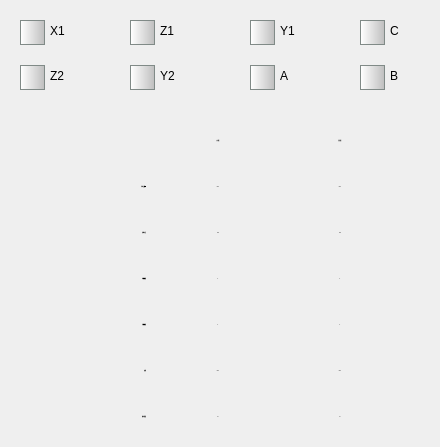
     <widget class="QWidget" name="tabPortCustomize">
      <attribute name="title">
       <string>伺服</string>
      </attribute>
      <widget class="QLabel" name="label_6">
       <property name="geometry">
        <rect>
         <x>50</x>
         <y>15</y>
         <width>41</width>
         <height>31</height>
        </rect>
       </property>
       <property name="text">
        <string>X1</string>
       </property>
      </widget>
      <widget class="QCheckBox" name="cb1">
       <property name="geometry">
        <rect>
         <x>20</x>
         <y>20</y>
         <width>25</width>
         <height>25</height>
        </rect>
       </property>
       <property name="minimumSize">
        <size>
         <width>25</width>
         <height>25</height>
        </size>
       </property>
       <property name="maximumSize">
        <size>
         <width>25</width>
         <height>25</height>
        </size>
       </property>
       <property name="styleSheet">
        <string notr="true">
QCheckBox::indicator {
		width:23px; height: 23px;
        background-color: qlineargradient(x1 : 0, y1 : 0, x2 : 1, y2 : 0,stop : 0 #FFFFFF, stop: 1 #C0C0C0); 
    }
QCheckBox::indicator:checked {
background-color: qlineargradient(x1 : 0, y1 : 0, x2 : 1, y2 : 0,stop : 0 #F8F8FF, stop: 1 #1E90FF); 
        image: url(:/images/check_mark1.png);
        border-image: none;
    }
QCheckBox{
border: 1px solid #808A87;
}</string>
       </property>
       <property name="text">
        <string/>
       </property>
       <property name="iconSize">
        <size>
         <width>10</width>
         <height>10</height>
        </size>
       </property>
      </widget>
      <widget class="QCheckBox" name="cb1_2">
       <property name="geometry">
        <rect>
         <x>130</x>
         <y>20</y>
         <width>25</width>
         <height>25</height>
        </rect>
       </property>
       <property name="minimumSize">
        <size>
         <width>25</width>
         <height>25</height>
        </size>
       </property>
       <property name="maximumSize">
        <size>
         <width>25</width>
         <height>25</height>
        </size>
       </property>
       <property name="styleSheet">
        <string notr="true">
QCheckBox::indicator {
		width:23px; height: 23px;
        background-color: qlineargradient(x1 : 0, y1 : 0, x2 : 1, y2 : 0,stop : 0 #FFFFFF, stop: 1 #C0C0C0); 
    }
QCheckBox::indicator:checked {
background-color: qlineargradient(x1 : 0, y1 : 0, x2 : 1, y2 : 0,stop : 0 #F8F8FF, stop: 1 #1E90FF); 
        image: url(:/images/check_mark1.png);
        border-image: none;
    }
QCheckBox{
border: 1px solid #808A87;
}</string>
       </property>
       <property name="text">
        <string/>
       </property>
       <property name="iconSize">
        <size>
         <width>10</width>
         <height>10</height>
        </size>
       </property>
      </widget>
      <widget class="QLabel" name="label_7">
       <property name="geometry">
        <rect>
         <x>160</x>
         <y>15</y>
         <width>41</width>
         <height>31</height>
        </rect>
       </property>
       <property name="text">
        <string>Z1</string>
       </property>
      </widget>
      <widget class="QLabel" name="label_8">
       <property name="geometry">
        <rect>
         <x>390</x>
         <y>15</y>
         <width>41</width>
         <height>31</height>
        </rect>
       </property>
       <property name="text">
        <string>C</string>
       </property>
      </widget>
      <widget class="QCheckBox" name="cb1_3">
       <property name="geometry">
        <rect>
         <x>360</x>
         <y>20</y>
         <width>25</width>
         <height>25</height>
        </rect>
       </property>
       <property name="minimumSize">
        <size>
         <width>25</width>
         <height>25</height>
        </size>
       </property>
       <property name="maximumSize">
        <size>
         <width>25</width>
         <height>25</height>
        </size>
       </property>
       <property name="styleSheet">
        <string notr="true">
QCheckBox::indicator {
		width:23px; height: 23px;
        background-color: qlineargradient(x1 : 0, y1 : 0, x2 : 1, y2 : 0,stop : 0 #FFFFFF, stop: 1 #C0C0C0); 
    }
QCheckBox::indicator:checked {
background-color: qlineargradient(x1 : 0, y1 : 0, x2 : 1, y2 : 0,stop : 0 #F8F8FF, stop: 1 #1E90FF); 
        image: url(:/images/check_mark1.png);
        border-image: none;
    }
QCheckBox{
border: 1px solid #808A87;
}</string>
       </property>
       <property name="text">
        <string/>
       </property>
       <property name="iconSize">
        <size>
         <width>10</width>
         <height>10</height>
        </size>
       </property>
      </widget>
      <widget class="QCheckBox" name="cb1_4">
       <property name="geometry">
        <rect>
         <x>250</x>
         <y>20</y>
         <width>25</width>
         <height>25</height>
        </rect>
       </property>
       <property name="minimumSize">
        <size>
         <width>25</width>
         <height>25</height>
        </size>
       </property>
       <property name="maximumSize">
        <size>
         <width>25</width>
         <height>25</height>
        </size>
       </property>
       <property name="styleSheet">
        <string notr="true">
QCheckBox::indicator {
		width:23px; height: 23px;
        background-color: qlineargradient(x1 : 0, y1 : 0, x2 : 1, y2 : 0,stop : 0 #FFFFFF, stop: 1 #C0C0C0); 
    }
QCheckBox::indicator:checked {
background-color: qlineargradient(x1 : 0, y1 : 0, x2 : 1, y2 : 0,stop : 0 #F8F8FF, stop: 1 #1E90FF); 
        image: url(:/images/check_mark1.png);
        border-image: none;
    }
QCheckBox{
border: 1px solid #808A87;
}</string>
       </property>
       <property name="text">
        <string/>
       </property>
       <property name="iconSize">
        <size>
         <width>10</width>
         <height>10</height>
        </size>
       </property>
      </widget>
      <widget class="QLabel" name="label_9">
       <property name="geometry">
        <rect>
         <x>280</x>
         <y>15</y>
         <width>41</width>
         <height>31</height>
        </rect>
       </property>
       <property name="text">
        <string>Y1</string>
       </property>
      </widget>
      <widget class="QLabel" name="label_10">
       <property name="geometry">
        <rect>
         <x>280</x>
         <y>60</y>
         <width>41</width>
         <height>31</height>
        </rect>
       </property>
       <property name="text">
        <string>A</string>
       </property>
      </widget>
      <widget class="QLabel" name="label_11">
       <property name="geometry">
        <rect>
         <x>160</x>
         <y>60</y>
         <width>41</width>
         <height>31</height>
        </rect>
       </property>
       <property name="text">
        <string>Y2</string>
       </property>
      </widget>
      <widget class="QCheckBox" name="cb1_5">
       <property name="geometry">
        <rect>
         <x>250</x>
         <y>65</y>
         <width>25</width>
         <height>25</height>
        </rect>
       </property>
       <property name="minimumSize">
        <size>
         <width>25</width>
         <height>25</height>
        </size>
       </property>
       <property name="maximumSize">
        <size>
         <width>25</width>
         <height>25</height>
        </size>
       </property>
       <property name="styleSheet">
        <string notr="true">
QCheckBox::indicator {
		width:23px; height: 23px;
        background-color: qlineargradient(x1 : 0, y1 : 0, x2 : 1, y2 : 0,stop : 0 #FFFFFF, stop: 1 #C0C0C0); 
    }
QCheckBox::indicator:checked {
background-color: qlineargradient(x1 : 0, y1 : 0, x2 : 1, y2 : 0,stop : 0 #F8F8FF, stop: 1 #1E90FF); 
        image: url(:/images/check_mark1.png);
        border-image: none;
    }
QCheckBox{
border: 1px solid #808A87;
}</string>
       </property>
       <property name="text">
        <string/>
       </property>
       <property name="iconSize">
        <size>
         <width>10</width>
         <height>10</height>
        </size>
       </property>
      </widget>
      <widget class="QCheckBox" name="cb1_6">
       <property name="geometry">
        <rect>
         <x>360</x>
         <y>65</y>
         <width>25</width>
         <height>25</height>
        </rect>
       </property>
       <property name="minimumSize">
        <size>
         <width>25</width>
         <height>25</height>
        </size>
       </property>
       <property name="maximumSize">
        <size>
         <width>25</width>
         <height>25</height>
        </size>
       </property>
       <property name="styleSheet">
        <string notr="true">
QCheckBox::indicator {
		width:23px; height: 23px;
        background-color: qlineargradient(x1 : 0, y1 : 0, x2 : 1, y2 : 0,stop : 0 #FFFFFF, stop: 1 #C0C0C0); 
    }
QCheckBox::indicator:checked {
background-color: qlineargradient(x1 : 0, y1 : 0, x2 : 1, y2 : 0,stop : 0 #F8F8FF, stop: 1 #1E90FF); 
        image: url(:/images/check_mark1.png);
        border-image: none;
    }
QCheckBox{
border: 1px solid #808A87;
}</string>
       </property>
       <property name="text">
        <string/>
       </property>
       <property name="iconSize">
        <size>
         <width>10</width>
         <height>10</height>
        </size>
       </property>
      </widget>
      <widget class="QCheckBox" name="cb1_7">
       <property name="geometry">
        <rect>
         <x>130</x>
         <y>65</y>
         <width>25</width>
         <height>25</height>
        </rect>
       </property>
       <property name="minimumSize">
        <size>
         <width>25</width>
         <height>25</height>
        </size>
       </property>
       <property name="maximumSize">
        <size>
         <width>25</width>
         <height>25</height>
        </size>
       </property>
       <property name="styleSheet">
        <string notr="true">
QCheckBox::indicator {
		width:23px; height: 23px;
        background-color: qlineargradient(x1 : 0, y1 : 0, x2 : 1, y2 : 0,stop : 0 #FFFFFF, stop: 1 #C0C0C0); 
    }
QCheckBox::indicator:checked {
background-color: qlineargradient(x1 : 0, y1 : 0, x2 : 1, y2 : 0,stop : 0 #F8F8FF, stop: 1 #1E90FF); 
        image: url(:/images/check_mark1.png);
        border-image: none;
    }
QCheckBox{
border: 1px solid #808A87;
}</string>
       </property>
       <property name="text">
        <string/>
       </property>
       <property name="iconSize">
        <size>
         <width>10</width>
         <height>10</height>
        </size>
       </property>
      </widget>
      <widget class="QCheckBox" name="cb1_8">
       <property name="geometry">
        <rect>
         <x>20</x>
         <y>65</y>
         <width>25</width>
         <height>25</height>
        </rect>
       </property>
       <property name="minimumSize">
        <size>
         <width>25</width>
         <height>25</height>
        </size>
       </property>
       <property name="maximumSize">
        <size>
         <width>25</width>
         <height>25</height>
        </size>
       </property>
       <property name="styleSheet">
        <string notr="true">
QCheckBox::indicator {
		width:23px; height: 23px;
        background-color: qlineargradient(x1 : 0, y1 : 0, x2 : 1, y2 : 0,stop : 0 #FFFFFF, stop: 1 #C0C0C0); 
    }
QCheckBox::indicator:checked {
background-color: qlineargradient(x1 : 0, y1 : 0, x2 : 1, y2 : 0,stop : 0 #F8F8FF, stop: 1 #1E90FF); 
        image: url(:/images/check_mark1.png);
        border-image: none;
    }
QCheckBox{
border: 1px solid #808A87;
}</string>
       </property>
       <property name="text">
        <string/>
       </property>
       <property name="iconSize">
        <size>
         <width>10</width>
         <height>10</height>
        </size>
       </property>
      </widget>
      <widget class="QLabel" name="label_12">
       <property name="geometry">
        <rect>
         <x>50</x>
         <y>60</y>
         <width>41</width>
         <height>31</height>
        </rect>
       </property>
       <property name="text">
        <string>Z2</string>
       </property>
      </widget>
      <widget class="QLabel" name="label_13">
       <property name="geometry">
        <rect>
         <x>390</x>
         <y>60</y>
         <width>41</width>
         <height>31</height>
        </rect>
       </property>
       <property name="text">
        <string>B</string>
       </property>
      </widget>
      <widget class="QWidget" name="gridLayoutWidget_21">
       <property name="geometry">
        <rect>
         <x>10</x>
         <y>120</y>
         <width>397</width>
         <height>318</height>
        </rect>
       </property>
       <layout class="QGridLayout" name="gridLayout_21" rowstretch="0,0,0,0,0,0,0" columnstretch="0,0,0">
        <item row="5" column="0">
         <widget class="QLabel" name="label_337">
          <property name="minimumSize">
           <size>
            <width>120</width>
            <height>40</height>
           </size>
          </property>
          <property name="maximumSize">
           <size>
            <width>120</width>
            <height>40</height>
           </size>
          </property>
          <property name="font">
           <font>
            <family>SimSun</family>
            <pointsize>-1</pointsize>
           </font>
          </property>
          <property name="autoFillBackground">
           <bool>false</bool>
          </property>
          <property name="frameShadow">
           <enum>QFrame::Plain</enum>
          </property>
          <property name="text">
           <string>转矩</string>
          </property>
          <property name="scaledContents">
           <bool>true</bool>
          </property>
          <property name="alignment">
           <set>Qt::AlignRight|Qt::AlignTrailing|Qt::AlignVCenter</set>
          </property>
         </widget>
        </item>
        <item row="0" column="1">
         <widget class="QLabel" name="label_264">
          <property name="minimumSize">
           <size>
            <width>100</width>
            <height>40</height>
           </size>
          </property>
          <property name="maximumSize">
           <size>
            <width>100</width>
            <height>40</height>
           </size>
          </property>
          <property name="font">
           <font>
            <family>SimSun</family>
            <pointsize>-1</pointsize>
           </font>
          </property>
          <property name="frameShadow">
           <enum>QFrame::Plain</enum>
          </property>
          <property name="text">
           <string>实时值</string>
          </property>
          <property name="alignment">
           <set>Qt::AlignCenter</set>
          </property>
         </widget>
        </item>
        <item row="1" column="0">
         <widget class="QLabel" name="label_267">
          <property name="minimumSize">
           <size>
            <width>120</width>
            <height>40</height>
           </size>
          </property>
          <property name="maximumSize">
           <size>
            <width>120</width>
            <height>40</height>
           </size>
          </property>
          <property name="font">
           <font>
            <family>SimSun</family>
            <pointsize>-1</pointsize>
           </font>
          </property>
          <property name="autoFillBackground">
           <bool>false</bool>
          </property>
          <property name="frameShadow">
           <enum>QFrame::Plain</enum>
          </property>
          <property name="text">
           <string>平均负载率</string>
          </property>
          <property name="scaledContents">
           <bool>true</bool>
          </property>
          <property name="alignment">
           <set>Qt::AlignRight|Qt::AlignTrailing|Qt::AlignVCenter</set>
          </property>
         </widget>
        </item>
        <item row="4" column="0">
         <widget class="QLabel" name="label_336">
          <property name="minimumSize">
           <size>
            <width>120</width>
            <height>40</height>
           </size>
          </property>
          <property name="maximumSize">
           <size>
            <width>120</width>
            <height>40</height>
           </size>
          </property>
          <property name="font">
           <font>
            <family>SimSun</family>
            <pointsize>-1</pointsize>
           </font>
          </property>
          <property name="autoFillBackground">
           <bool>false</bool>
          </property>
          <property name="frameShadow">
           <enum>QFrame::Plain</enum>
          </property>
          <property name="text">
           <string>多圈数据</string>
          </property>
          <property name="scaledContents">
           <bool>true</bool>
          </property>
          <property name="alignment">
           <set>Qt::AlignRight|Qt::AlignTrailing|Qt::AlignVCenter</set>
          </property>
         </widget>
        </item>
        <item row="6" column="0">
         <widget class="QLabel" name="label_338">
          <property name="minimumSize">
           <size>
            <width>120</width>
            <height>40</height>
           </size>
          </property>
          <property name="maximumSize">
           <size>
            <width>120</width>
            <height>40</height>
           </size>
          </property>
          <property name="font">
           <font>
            <family>SimSun</family>
            <pointsize>-1</pointsize>
           </font>
          </property>
          <property name="autoFillBackground">
           <bool>false</bool>
          </property>
          <property name="frameShadow">
           <enum>QFrame::Plain</enum>
          </property>
          <property name="text">
           <string>驱动温度</string>
          </property>
          <property name="scaledContents">
           <bool>true</bool>
          </property>
          <property name="alignment">
           <set>Qt::AlignRight|Qt::AlignTrailing|Qt::AlignVCenter</set>
          </property>
         </widget>
        </item>
        <item row="2" column="0">
         <widget class="QLabel" name="label_269">
          <property name="minimumSize">
           <size>
            <width>120</width>
            <height>40</height>
           </size>
          </property>
          <property name="maximumSize">
           <size>
            <width>120</width>
            <height>40</height>
           </size>
          </property>
          <property name="font">
           <font>
            <family>SimSun</family>
            <pointsize>-1</pointsize>
           </font>
          </property>
          <property name="autoFillBackground">
           <bool>false</bool>
          </property>
          <property name="frameShadow">
           <enum>QFrame::Plain</enum>
          </property>
          <property name="text">
           <string>母线电压</string>
          </property>
          <property name="scaledContents">
           <bool>true</bool>
          </property>
          <property name="alignment">
           <set>Qt::AlignRight|Qt::AlignTrailing|Qt::AlignVCenter</set>
          </property>
         </widget>
        </item>
        <item row="3" column="0">
         <widget class="QLabel" name="label_270">
          <property name="minimumSize">
           <size>
            <width>120</width>
            <height>40</height>
           </size>
          </property>
          <property name="maximumSize">
           <size>
            <width>120</width>
            <height>40</height>
           </size>
          </property>
          <property name="font">
           <font>
            <family>SimSun</family>
            <pointsize>-1</pointsize>
           </font>
          </property>
          <property name="autoFillBackground">
           <bool>false</bool>
          </property>
          <property name="frameShadow">
           <enum>QFrame::Plain</enum>
          </property>
          <property name="text">
           <string>单圈数据</string>
          </property>
          <property name="scaledContents">
           <bool>true</bool>
          </property>
          <property name="alignment">
           <set>Qt::AlignRight|Qt::AlignTrailing|Qt::AlignVCenter</set>
          </property>
         </widget>
        </item>
        <item row="0" column="2">
         <widget class="QLabel" name="label_265">
          <property name="minimumSize">
           <size>
            <width>100</width>
            <height>40</height>
           </size>
          </property>
          <property name="maximumSize">
           <size>
            <width>100</width>
            <height>40</height>
           </size>
          </property>
          <property name="font">
           <font>
            <family>SimSun</family>
            <pointsize>-1</pointsize>
           </font>
          </property>
          <property name="frameShadow">
           <enum>QFrame::Plain</enum>
          </property>
          <property name="text">
           <string>最大值</string>
          </property>
          <property name="alignment">
           <set>Qt::AlignCenter</set>
          </property>
         </widget>
        </item>
        <item row="1" column="1">
         <widget class="QLabel" name="label_266">
          <property name="minimumSize">
           <size>
            <width>100</width>
            <height>40</height>
           </size>
          </property>
          <property name="maximumSize">
           <size>
            <width>100</width>
            <height>40</height>
           </size>
          </property>
          <property name="font">
           <font>
            <family>SimSun</family>
            <pointsize>-1</pointsize>
           </font>
          </property>
          <property name="frameShadow">
           <enum>QFrame::Plain</enum>
          </property>
          <property name="text">
           <string>0.0%</string>
          </property>
          <property name="alignment">
           <set>Qt::AlignCenter</set>
          </property>
         </widget>
        </item>
        <item row="1" column="2">
         <widget class="QLabel" name="label_342">
          <property name="minimumSize">
           <size>
            <width>100</width>
            <height>40</height>
           </size>
          </property>
          <property name="maximumSize">
           <size>
            <width>100</width>
            <height>40</height>
           </size>
          </property>
          <property name="font">
           <font>
            <family>SimSun</family>
            <pointsize>-1</pointsize>
           </font>
          </property>
          <property name="frameShadow">
           <enum>QFrame::Plain</enum>
          </property>
          <property name="text">
           <string>0.0%</string>
          </property>
          <property name="alignment">
           <set>Qt::AlignCenter</set>
          </property>
         </widget>
        </item>
        <item row="5" column="1">
         <widget class="QLabel" name="label_341">
          <property name="minimumSize">
           <size>
            <width>100</width>
            <height>40</height>
           </size>
          </property>
          <property name="maximumSize">
           <size>
            <width>100</width>
            <height>40</height>
           </size>
          </property>
          <property name="font">
           <font>
            <family>SimSun</family>
            <pointsize>-1</pointsize>
           </font>
          </property>
          <property name="frameShadow">
           <enum>QFrame::Plain</enum>
          </property>
          <property name="text">
           <string>0.0%</string>
          </property>
          <property name="alignment">
           <set>Qt::AlignCenter</set>
          </property>
         </widget>
        </item>
        <item row="5" column="2">
         <widget class="QLabel" name="label_340">
          <property name="minimumSize">
           <size>
            <width>100</width>
            <height>40</height>
           </size>
          </property>
          <property name="maximumSize">
           <size>
            <width>100</width>
            <height>40</height>
           </size>
          </property>
          <property name="font">
           <font>
            <family>SimSun</family>
            <pointsize>-1</pointsize>
           </font>
          </property>
          <property name="frameShadow">
           <enum>QFrame::Plain</enum>
          </property>
          <property name="text">
           <string>0.0%</string>
          </property>
          <property name="alignment">
           <set>Qt::AlignCenter</set>
          </property>
         </widget>
        </item>
        <item row="2" column="1">
         <widget class="QLabel" name="label_343">
          <property name="minimumSize">
           <size>
            <width>100</width>
            <height>40</height>
           </size>
          </property>
          <property name="maximumSize">
           <size>
            <width>100</width>
            <height>40</height>
           </size>
          </property>
          <property name="font">
           <font>
            <family>SimSun</family>
            <pointsize>-1</pointsize>
           </font>
          </property>
          <property name="frameShadow">
           <enum>QFrame::Plain</enum>
          </property>
          <property name="text">
           <string>0.0V</string>
          </property>
          <property name="alignment">
           <set>Qt::AlignCenter</set>
          </property>
         </widget>
        </item>
        <item row="2" column="2">
         <widget class="QLabel" name="label_268">
          <property name="minimumSize">
           <size>
            <width>100</width>
            <height>40</height>
           </size>
          </property>
          <property name="maximumSize">
           <size>
            <width>100</width>
            <height>40</height>
           </size>
          </property>
          <property name="font">
           <font>
            <family>SimSun</family>
            <pointsize>-1</pointsize>
           </font>
          </property>
          <property name="frameShadow">
           <enum>QFrame::Plain</enum>
          </property>
          <property name="text">
           <string>0.0V</string>
          </property>
          <property name="alignment">
           <set>Qt::AlignCenter</set>
          </property>
         </widget>
        </item>
        <item row="6" column="1">
         <widget class="QLabel" name="label_344">
          <property name="minimumSize">
           <size>
            <width>100</width>
            <height>40</height>
           </size>
          </property>
          <property name="maximumSize">
           <size>
            <width>100</width>
            <height>40</height>
           </size>
          </property>
          <property name="font">
           <font>
            <family>SimSun</family>
            <pointsize>-1</pointsize>
           </font>
          </property>
          <property name="frameShadow">
           <enum>QFrame::Plain</enum>
          </property>
          <property name="text">
           <string>0℃</string>
          </property>
          <property name="alignment">
           <set>Qt::AlignCenter</set>
          </property>
         </widget>
        </item>
        <item row="6" column="2">
         <widget class="QLabel" name="label_339">
          <property name="minimumSize">
           <size>
            <width>100</width>
            <height>40</height>
           </size>
          </property>
          <property name="maximumSize">
           <size>
            <width>100</width>
            <height>40</height>
           </size>
          </property>
          <property name="font">
           <font>
            <family>SimSun</family>
            <pointsize>-1</pointsize>
           </font>
          </property>
          <property name="frameShadow">
           <enum>QFrame::Plain</enum>
          </property>
          <property name="text">
           <string>0℃</string>
          </property>
          <property name="alignment">
           <set>Qt::AlignCenter</set>
          </property>
         </widget>
        </item>
        <item row="3" column="1">
         <widget class="QLabel" name="label_345">
          <property name="minimumSize">
           <size>
            <width>100</width>
            <height>40</height>
           </size>
          </property>
          <property name="maximumSize">
           <size>
            <width>100</width>
            <height>40</height>
           </size>
          </property>
          <property name="font">
           <font>
            <family>SimSun</family>
            <pointsize>-1</pointsize>
           </font>
          </property>
          <property name="frameShadow">
           <enum>QFrame::Plain</enum>
          </property>
          <property name="text">
           <string>0</string>
          </property>
          <property name="alignment">
           <set>Qt::AlignCenter</set>
          </property>
         </widget>
        </item>
        <item row="3" column="2">
         <widget class="QLabel" name="label_348">
          <property name="minimumSize">
           <size>
            <width>100</width>
            <height>40</height>
           </size>
          </property>
          <property name="maximumSize">
           <size>
            <width>100</width>
            <height>40</height>
           </size>
          </property>
          <property name="font">
           <font>
            <family>SimSun</family>
            <pointsize>-1</pointsize>
           </font>
          </property>
          <property name="frameShadow">
           <enum>QFrame::Plain</enum>
          </property>
          <property name="text">
           <string>0</string>
          </property>
          <property name="alignment">
           <set>Qt::AlignCenter</set>
          </property>
         </widget>
        </item>
        <item row="4" column="1">
         <widget class="QLabel" name="label_347">
          <property name="minimumSize">
           <size>
            <width>100</width>
            <height>40</height>
           </size>
          </property>
          <property name="maximumSize">
           <size>
            <width>100</width>
            <height>40</height>
           </size>
          </property>
          <property name="font">
           <font>
            <family>SimSun</family>
            <pointsize>-1</pointsize>
           </font>
          </property>
          <property name="frameShadow">
           <enum>QFrame::Plain</enum>
          </property>
          <property name="text">
           <string>0</string>
          </property>
          <property name="alignment">
           <set>Qt::AlignCenter</set>
          </property>
         </widget>
        </item>
        <item row="4" column="2">
         <widget class="QLabel" name="label_346">
          <property name="minimumSize">
           <size>
            <width>100</width>
            <height>40</height>
           </size>
          </property>
          <property name="maximumSize">
           <size>
            <width>100</width>
            <height>40</height>
           </size>
          </property>
          <property name="font">
           <font>
            <family>SimSun</family>
            <pointsize>-1</pointsize>
           </font>
          </property>
          <property name="frameShadow">
           <enum>QFrame::Plain</enum>
          </property>
          <property name="text">
           <string>0</string>
          </property>
          <property name="alignment">
           <set>Qt::AlignCenter</set>
          </property>
         </widget>
        </item>
       </layout>
      </widget>
     </widget>
